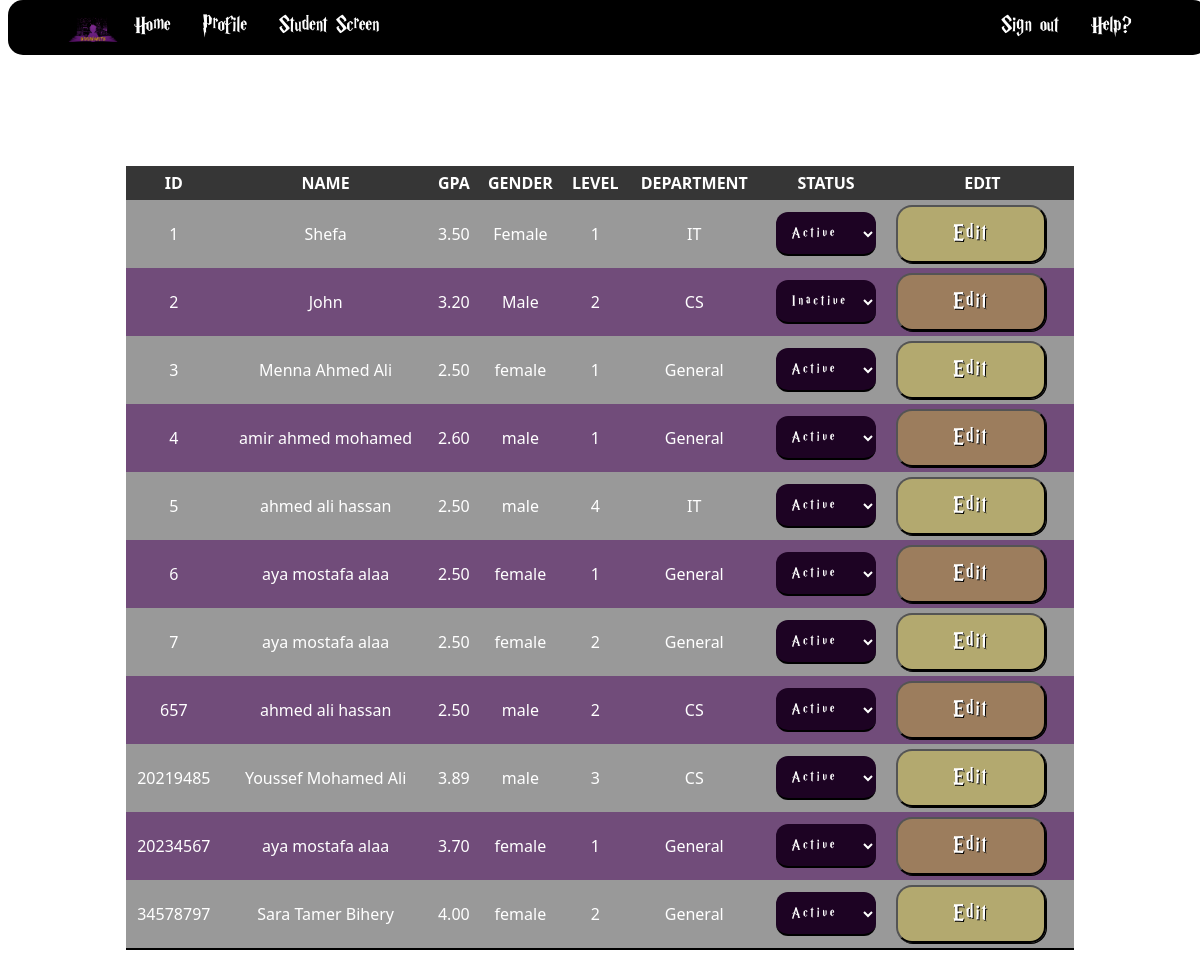
The page /home/student_screen/view on the database as committed earlier.
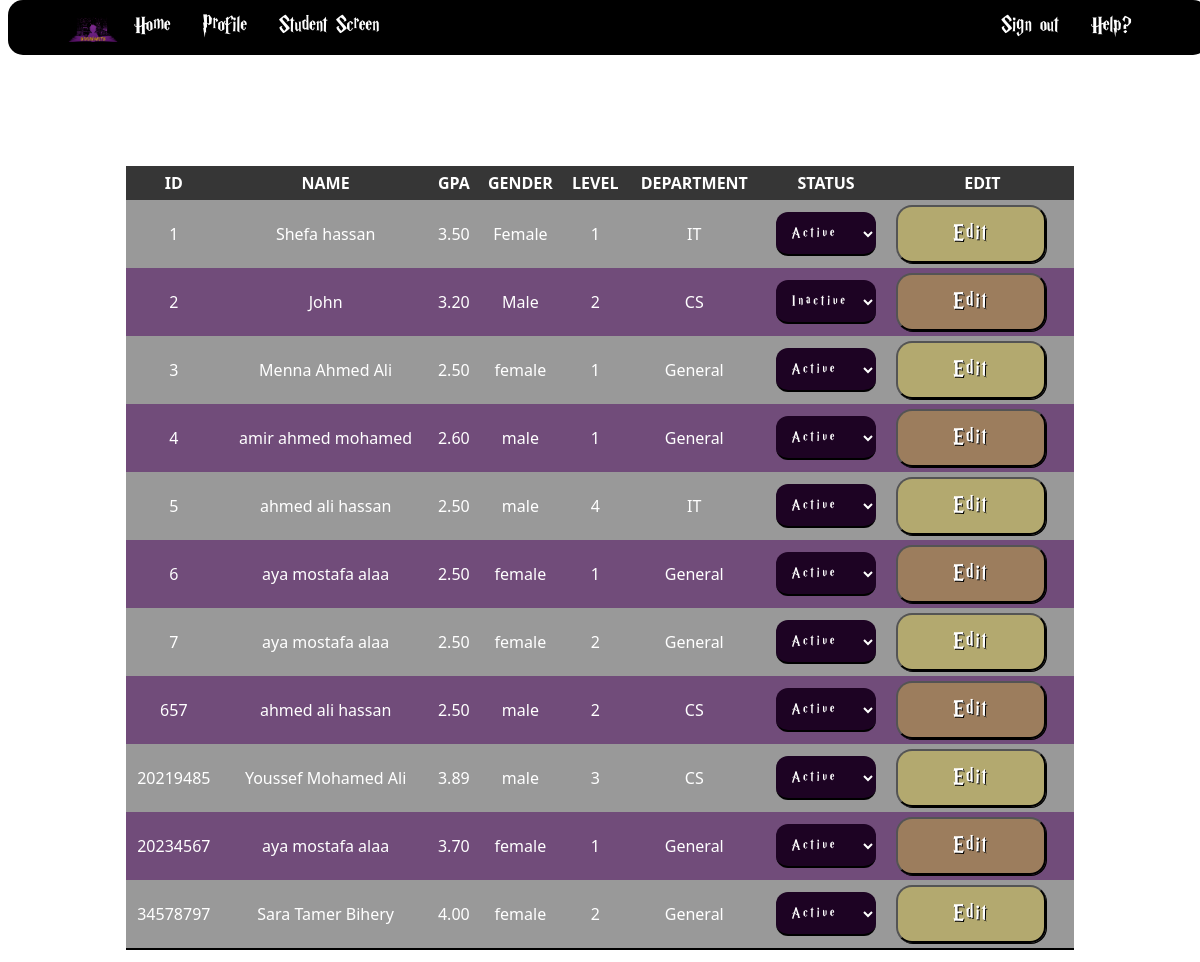
The same page on the database as committed later.
### app/models.py (models this page shows)
class Student(models.Model):
    name = models.CharField(max_length=50)
    id = models.IntegerField(primary_key=True)
    email = models.CharField(max_length=100)
    phone = models.IntegerField()
    gender = models.CharField(max_length=10, choices=CHOICE)
    status = models.CharField(max_length=10, choices=STATUS)
    level = models.IntegerField(choices=LEVEL)
    department = models.CharField(
        max_length=30, choices=DEPARTMENT, default=None)
    gpa = models.DecimalField(max_digits=3, decimal_places=2, default=None)
    nationalid = models.IntegerField(default=None)
    nationality = models.CharField(max_length=50, choices=NATIONALITY)
    birthdate = models.DateTimeField(default=None)

### app/views.py (the view)
# urls.py: path('home/student_screen/view', views.view, name='viewpage'),
def view(request):
    students = Student.objects.all()
    return render(request, 'view.html', {'students': students})

### app/templates/view.html (shortened to what this page needs)
{% load static %}
<!DOCTYPE html>
<html lang="en">
  <head>
    <link rel="stylesheet" href="{% static 'styleSheet.css' %}" />
  </head>
  <header>
    <nav>
      <ul class="left">
        <li>
          <img
            src="../../static/imgs/logo.png"
            alt=""
            width="20px"
            height="20px"
            title="logo"
          />
        </li>
        <li><a href="../">Home</a></li>
        <li><a href="../profile">Profile</a></li>
        <li><a href="../student_screen">Student Screen</a></li>
      </ul>
      <ul class="right">
        <li><a href="../../signin">Sign out</a></li>
        <li><a href="../help">Help?</a></li>
      </ul>
    </nav>
  </header>
  <body>
    <h3>View Students Records</h3>
    <br />
    <div>
      <table id="table-records">
        <tr>
          <th><b>ID</b></th>
          <th><b>Name</b></th>
          <th><b>GPA</b></th>
          <th><b>Gender</b></th>
          <th><b>Level</b></th>
          <th><b>Department</b></th>
          <th><b>Status</b></th>
          <th><b>Edit</b></th>
        </tr>
        <tbody id="tbody">
          {% for student in students %}
          <tr>
            <td>{{student.id}}</td>
            <td>{{student.name}}</td>
            <td>{{student.gpa}}</td>
            <td>{{ student.get_gender_display }}</td>
            <td>{{ student.get_level_display }}</td>
            <td>{{ student.get_department_display }}</td>
            <td>
              <select
                id="status-dropdown-{{ student.id }}"
                onchange="updateStatus('{{ student.id }}')"
              >
                {% if student.get_status_display == 'Active' %}
                <option value="Active" selected>Active</option>
                {% else %}
                <option value="Active">Active</option>
                {% endif %} {% if student.get_status_display == 'Inactive' %}
                <option value="Inactive" selected>Inactive</option>
                {% else %}
                <option value="Inactive">Inactive</option>
                {% endif %}
              </select>
            </td>
            <td>
              <a href="edit_student/{{student.id}}"
                ><button name="edit" type="">Edit</button></a
              >
            </td>
          </tr>
          {% endfor %}
        </tbody>
      </table>
    </div>
  </body>
</html>

Rows that differ between the two databases and show on the page:
changed Student "Female": name "Shefa" → "Shefa hassan"
